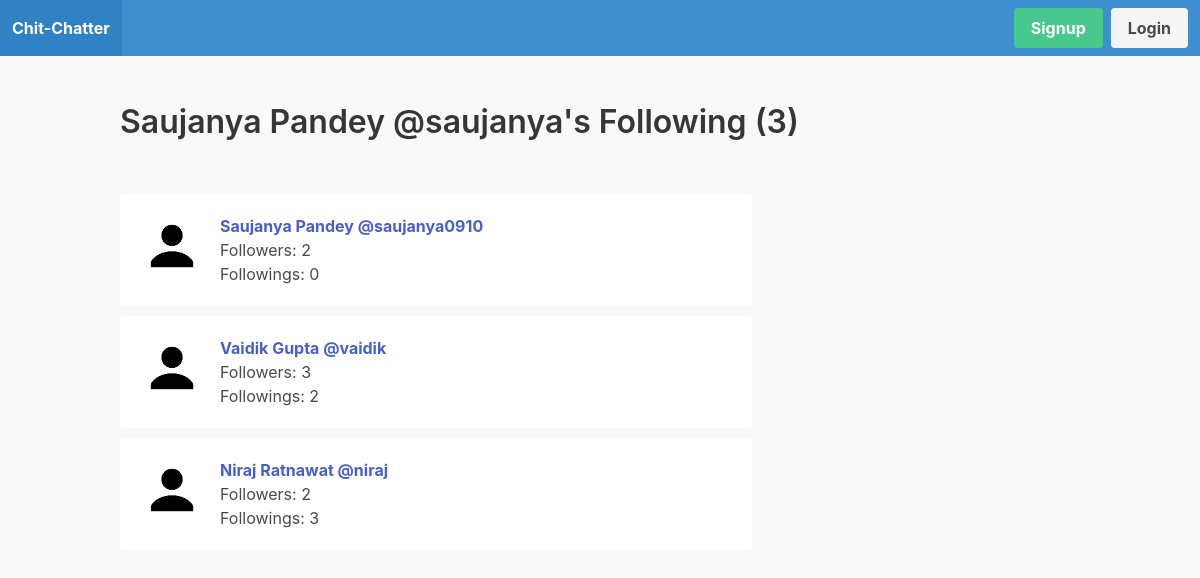
/profile/saujanya/followings/, run on the app's committed database.
### apps/user_profile/models.py (models this page shows, shortened)
class UserProfile(models.Model):
  user = models.OneToOneField(User, on_delete=models.CASCADE)
  follows = models.ManyToManyField('self', related_name='followed_by', symmetrical=False)  # if A follows B, B should not automatically follow back A
  avatar = models.ImageField(upload_to='uploads/', null=False, blank=False, default='uploads/default.jpg')

### apps/user_profile/views.py (the view)
# urls.py: path('profile/<str:username>/followings/', followings, name='followings'),
def followings(request, username):
  user = get_object_or_404(User, username=username)
  return render(request, 'user_profile/following.html', {'user': user})

### apps/notification/context_processors.py (called while the page is built)
def notifications(request):
  if request.user.is_authenticated:
    return {'notifications': request.user.notifications.filter(is_read=False)}
  else:
    return {'notifications': []}

### apps/user_profile/templates/user_profile/following.html (shortened to what this page needs)
{% extends 'core/base.html' %}
{% load humanize %}
  {% block content %}
    <div class="container">
      <div class="columns">
        <div class="column is-12">
          <h1 class="title">
            {{ user.first_name }} {{ user.last_name }} @{{ user.username }}'s Following ({{ user.user_profile.follows.count }})
          </h1>
        </div>
      </div>
      <div class="columns">
        <div class="column is-8">
          <div class="wrapper-tweets">
            {% for following in user.user_profile.follows.all %}
              <div class="tweet">
                <article class="media">
                  <figure class="media-left">
                    <p class="image is-64x64">
                      {% if following.user.user_profile.avatar %}
                        <img src="{{ following.user.user_profile.avatar.url }}" style="border-radius: 50%;">
                      {% endif %}
                    </p>
                  </figure>
                  <div class="media-content">
                    <div class="content">
                      <p>
                        <strong>
                          <a href="{% url 'user_profile' following.user.username %}">
                            {{ following.user.first_name }} {{ following.user.last_name }} @{{ following.user.username }}
                          </a>
                        </strong>
                        <br>
                        Followers: {{ following.user.user_profile.followed_by.count }}
                        <br>
                        Followings: {{ following.user.user_profile.follows.count }}
                      </p>
                    </div>
                  </div>
                </article>
              </div>
            {% endfor %}
          </div>
        </div>
      </div>
    </div>
  {% endblock %}

### static/css/main.css (style rules this page uses)
body { background: #f9f9f9; }
.wrapper-tweets { margin-top: 30px; }
.wrapper-tweets .tweet , .notification-wrapper .media { margin-bottom: 10px; padding: 20px; border-radius: 4px; background: #fff; }

### data on the page
UserProfile: user.user_profile.avatar (placeholder picture), user.first_name "Saujanya", user.last_name "Pandey", user.username "saujanya0910", user.user_profile.followed_by.count "2", user.user_profile.follows.count "0"
UserProfile: user.user_profile.avatar (placeholder picture), user.first_name "Vaidik", user.last_name "Gupta", user.username "vaidik", user.user_profile.followed_by.count "3", user.user_profile.follows.count "2"
UserProfile: user.user_profile.avatar (placeholder picture), user.first_name "Niraj", user.last_name "Ratnawat", user.username "niraj", user.user_profile.followed_by.count "2", user.user_profile.follows.count "3"

### other printed values
{{ user.first_name }} "Saujanya"
{{ user.last_name }} "Pandey"
{{ user.username }} "saujanya"
{{ user.user_profile.follows.count }} "3"
